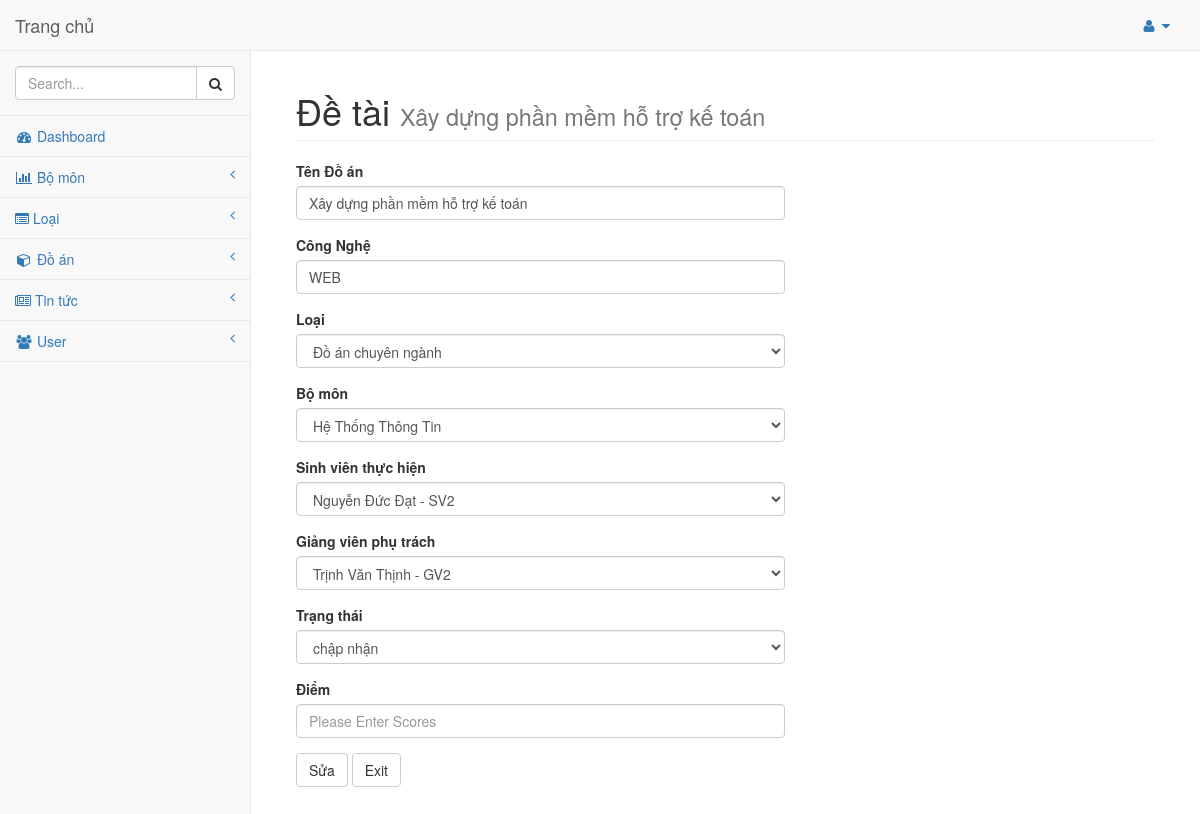
Page /admin/admin.php?p=suadoan&id_doan=2 on the committed database.
### tables this page shows
CREATE TABLE `doan` (
  `idDA` int(30) UNSIGNED NOT NULL,
  `TênDA` varchar(255) NOT NULL,
  `CongNghe` varchar(255) NOT NULL,
  `idL` int(30) UNSIGNED NOT NULL,
  `mssv` varchar(30) NOT NULL,
  `magv` varchar(30) NOT NULL,
  `TrangThai` varchar(255) NOT NULL,
  `Diem` varchar(30) NOT NULL,
  `idBM` int(30) DEFAULT NULL
);

CREATE TABLE `loai` (
  `idL` int(30) NOT NULL,
  `TenL` varchar(255) NOT NULL,
  `TenLKD` varchar(255) NOT NULL
);

CREATE TABLE `bomon` (
  `idBM` int(30) NOT NULL,
  `TenBM` varchar(255) NOT NULL,
  `TenBMKD` varchar(255) NOT NULL
);

CREATE TABLE `sinhvien` (
  `mssv` varchar(30) NOT NULL,
  `name` varchar(255) NOT NULL,
  `email` varchar(255) NOT NULL,
  `password` varchar(255) NOT NULL
);

CREATE TABLE `giangvien` (
  `magv` varchar(30) NOT NULL,
  `name` varchar(255) NOT NULL,
  `email` varchar(255) NOT NULL,
  `password` varchar(255) NOT NULL,
  `idBM` int(30) DEFAULT NULL
);

### model/database.class.php (called while the page is built, shortened)
<?php
	class database{
		private $__hostname = "localhost";
		private $__userhost = "root";
		private $__passhost = "";
		private $__dbname = "quanlydoan3";
		private $__conn = NULL;
		private $__result = NULL;
		public function connect(){
			$this-> __conn = mysqli_connect($this -> __hostname, $this -> __userhost, $this -> __passhost, $this -> __dbname)
			or die ('Loi ket noi');
			mysqli_query($this -> __conn, "SET NAMES 'utf8'");
		}
		public function query($sql){
			$this-> __result = mysqli_query($this-> __conn, $sql) or die ('loi query');
		}
		public function fetch(){
			$data = mysqli_fetch_assoc($this-> __result);
			return $data;
		}
		public function fetchAll(){
			$data = array();
			while($row = $this-> fetch()){
				$data[] = $row;
			}
			return $data;
		}
	}
?>

### model/class.doan.php (called while the page is built, shortened)
<?php
class doan extends database{
    public function layMotDA($id){
        $sql = "SELECT * FROM doan where idDA = '$id'";
        $this-> query($sql);
        return $this-> fetch();
    }
}
?>

### model/class.loaidoan.php (called while the page is built, shortened)
<?php
class loai extends database
{
    public function layLoai(){
        $sql = "SELECT * FROM loai ORDER BY idL ASC";
        $this-> query($sql);
        return $this-> fetchALL();
    }
}
?>

### model/class.bomon.php (called while the page is built, shortened)
<?php
class bomon extends database{
    public function layBoMon(){
        $sql = "SELECT * FROM bomon ORDER BY idBM ASC";
        $this-> query($sql);
        return $this-> fetchALL();
    }
}
?>

### model/class.sinhvien.php (called while the page is built, shortened)
<?php
class sinhvien extends database{
    public function laySV(){
        $sql = "SELECT * FROM sinhvien ORDER BY mssv DESC";
        $this-> query($sql);
        return $this-> fetchALL();
    }
}
?>

### model/class.giangvien.php (called while the page is built, shortened)
<?php
class giangvien extends database {
    public function layGV(){
        $sql = "SELECT * FROM giangvien ORDER BY magv DESC";
        $this-> query($sql);
        return $this-> fetchALL();
    }
}
?>

### admin/doan/sua.php (the view, shortened to what this page needs)
<?php
include('../model/database.class.php');
include('../model/class.sinhvien.php');
include('../model/class.giangvien.php');
include('../model/class.loaidoan.php');
include('../model/class.bomon.php');
include('../model/class.doan.php');
$dam = new doan();
$da = $dam->layMotDA($_GET['id_doan']);
$sv = new sinhvien();
$sv_list = $sv->laySV();
$gv = new giangvien();
$gv_list = $gv->layGV();
$l = new loai();
$list_l = $l->layLoai();
$bm = new bomon();
$list_bm = $bm->layBoMon();
?>
<div id="page-wrapper">
    <div class="container-fluid">
        <div class="row">
            <div class="col-lg-12">
                <h1 class="page-header">Đề tài
                    <small><?=$da['TênDA']?></small>
                </h1>
            </div>
            <div class="col-lg-7" style="padding-bottom:120px">
                <form action="" method="POST" name="form_sua">
                    <div class="form-group">
                        <label>Tên Đồ án</label>
                        <input class="form-control" name="tendoan" placeholder="Please Enter Project Name" value="<?php echo $da['TênDA']?>" />
                    </div>
                    <div class="form-group">
                        <label>Công Nghệ</label>
                        <input class="form-control" name="congnghe" placeholder="Please Enter Technology" value="<?php echo $da['CongNghe']?>" />
                    </div>
                    <div class="form-group">
                        <label>Loại</label>
                        <select class="form-control" name="loai">
                            <?php
                                foreach ($list_l as $item_l){
                                    echo '<option value="'.$item_l["idL"].'"';
                                    if(isset($da['idL']) && $da['idL'] == $item_l['idL']){
                                        echo 'selected';
                                    }
                                    echo '>'.$item_l["TenL"].'</option>';
                                }
                            ?>
                        </select>
                    </div>
                    <div class="form-group">
                        <label>Bộ môn</label>
                        <select class="form-control" name="bomon">
                            <?php
                                foreach ($list_bm as $item_bm){
                                    echo '<option value="'.$item_bm["idBM"].'"';
                                    if(isset($da['idBM']) && $da['idBM'] == $item_bm['idBM']){
                                        echo 'selected';
                                    }
                                    echo '>'.$item_bm["TenBM"].'</option>';
                                }
                            ?>
                        </select>
                    </div>
                    <div class="form-group">
                        <label>Sinh viên thực hiện</label>
                        <select class="form-control" name="sinhvien">
                            <?php
                                foreach ($sv_list as $item_sv){
                                    echo '<option value="'.$item_sv["mssv"].'"';
                                    if(isset($da['mssv']) && $da['mssv'] == $item_sv['mssv']){
                                        echo 'selected';
                                    }
                                    echo '>'.$item_sv["name"].' - '.$item_sv["mssv"].'</option>';
                                }
                            ?>
                        </select>
                    </div>
                    <div class="form-group">
                        <label>Giảng viên phụ trách</label>
                        <select class="form-control" name="giangvien">
                            <?php
                                foreach ($gv_list as $item_gv){
                                    echo '<option value="'.$item_gv["magv"].'"';
                                    if(isset($da['magv']) && $da['magv'] == $item_gv['magv']){
                                        echo 'selected';
                                    }
                                    echo '>'.$item_gv["name"].' - '.$item_gv["magv"].'</option>';
                                }
                            ?>
                        </select>
                    </div>
                    <div class="form-group">
                        <label>Trạng thái</label>
                        <select class="form-control" name="trangthai">
                            <option value="chấp nhận" <?php if (isset($da['TrangThai']) && $da['TrangThai'] == 'chấp nhận') echo 'selected';?>>chập nhận</option>
                        </select>
                    </div>
                    <div class="form-group">
                        <label>Điểm</label>
                        <input class="form-control" name="diem" placeholder="Please Enter Scores" value="<?php echo $da['Diem']?>" />
                    </div>
                    <button type="submit" class="btn btn-default" name="sua_da">Sửa</button>
                    <button type="reset" class="btn btn-default">Exit</button>
                </form>
            </div>
        </div>
    </div>
</div>

### public/admin/sb-admin-2.css (style rules this page uses)
body { background-color: #f8f8f8; }
#page-wrapper { padding: 0 15px; min-height: 568px; background-color: #fff; }
@media (min-width:768px) { #page-wrapper { position: inherit; margin: 0 0 0 250px; padding: 0 30px; border-left: 1px solid #e7e7e7; } }

### rows in the picture
doan: TênDA "Xây dựng phần mềm hỗ trợ kế toán", tendoan "Xây dựng phần mềm hỗ trợ kế toán", congnghe "WEB", loai "Đồ án chuyên ngành", bomon "Hệ Thống Thông Tin", sinhvien "Nguyễn Đức Đạt - SV2", giangvien "Trịnh Văn Thịnh - GV2", trangthai "chập nhận"
